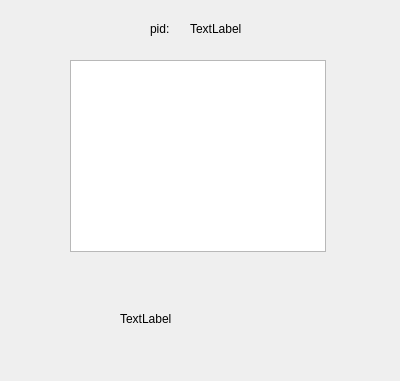
<?xml version="1.0" encoding="UTF-8"?>
<ui version="4.0">
 <class>child2</class>
 <widget class="QDialog" name="child2">
  <property name="geometry">
   <rect>
    <x>0</x>
    <y>0</y>
    <width>400</width>
    <height>381</height>
   </rect>
  </property>
  <property name="windowTitle">
   <string>Dialog</string>
  </property>
  <widget class="QLabel" name="label">
   <property name="geometry">
    <rect>
     <x>150</x>
     <y>20</y>
     <width>31</width>
     <height>17</height>
    </rect>
   </property>
   <property name="text">
    <string>pid: </string>
   </property>
  </widget>
  <widget class="QLabel" name="label_1">
   <property name="geometry">
    <rect>
     <x>190</x>
     <y>20</y>
     <width>67</width>
     <height>17</height>
    </rect>
   </property>
   <property name="text">
    <string>TextLabel</string>
   </property>
  </widget>
  <widget class="QTextBrowser" name="textBrowser">
   <property name="geometry">
    <rect>
     <x>70</x>
     <y>60</y>
     <width>256</width>
     <height>192</height>
    </rect>
   </property>
  </widget>
  <widget class="QLabel" name="label_2">
   <property name="geometry">
    <rect>
     <x>120</x>
     <y>310</y>
     <width>171</width>
     <height>17</height>
    </rect>
   </property>
   <property name="text">
    <string>TextLabel</string>
   </property>
  </widget>
 </widget>
 <resources/>
 <connections/>
</ui>
